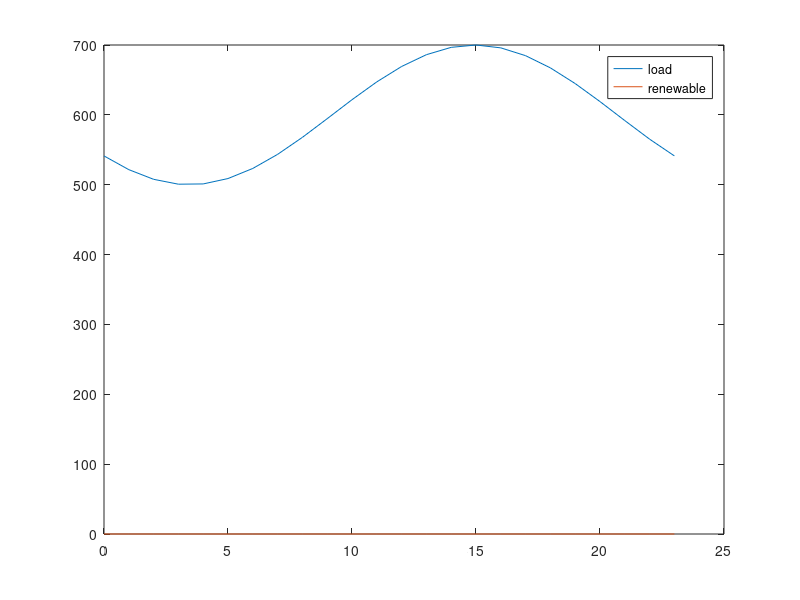

This figure's MATLAB source: (Note: this script raises an error after producing the figure.)
clear all

% Runs simulation for the lifetime of the battery

%% Tunables 

life=15120;
Endlife_cap = 0.5;
Starting_cap = 1;
Simu_interval = 720; % one month for degredation interval

ESCap = 20; % MW
ESallowed = 0.8;

k_dollar_coal = 2.37; % dollar/mmbtu, 2014: 2.37, 2017: 2.22
k_dollar_gas = 5.00; % dollar/mmbtu, 2014: 5.00, 2017: 3.67

%emissions factors
k_coal = 206*0.453592; % CO2 kg/mmbtu 
k_gas = 117*0.453592; % CO2 kg/mmbtu 
k_coal_nox = 0.227*0.453592;
k_gas_nox = 0.116*0.453592;
k_coal_so2 = 0.15713*0.453592; 
k_gas_so2 = 0.001*0.453592;

k_co2=[k_gas,k_coal,k_gas,k_gas]; 
k_nox=[k_gas_nox,k_coal_nox,k_gas_nox,k_gas_nox];
k_so2=[k_gas_so2,k_coal_so2,k_gas_so2,k_gas_so2]; 

k_dollar=[k_dollar_gas,k_dollar_coal,k_dollar_gas,k_dollar_gas]; 

Flag_wind=0; % 0 for no renewables 1 for renewables
Flag_solar=0;
t_vec = [0:23]';
load_profile = 100*sin(linspace(-0.8*pi,1.2*pi,length(t_vec)))+600;

%wind bellow
wind = Flag_wind*[141.1454209 164.3588944 117.67492 81.14462355 60.24906746 75.97386229 66.24155752 53.00033944 54.0897504 56.28039471 45.30936663 31.58459838 38.24235306 55.3985323 67.19698144 63.89313544 76.75370188 82.61862694 100.3076893 121.2392963 142.839525 148.6643123 161.1639311 145.8123442]; % wind
%solar bellow
solar = Flag_solar*[0 0 0 0 0 0 0 0 2.761714555 187.1547077 307.7808614 260.2846929 282.7520984 260.9285882 373.699438 294.5867518 181.2343721 0 0 0 0 0 0 0];

wind_profile=(wind+solar);

figure
plot(t_vec,load_profile,t_vec,wind_profile)
legend('load','renewable')
fname = 'C:/filepath';
saveas(gca, fullfile(fname,'load'),'fig');

%%
up_min_vec = [4,12,4.5,5];
down_min_vec = [4,12,4.5,5];

alpha_load = 0.03;
alpha_wind = 0.05;

mpc = loadcase('case_yl9bus');
baseMVA = mpc.baseMVA;

% Change line constraints
mpc.branch(:,6) = 1000*ones(size(mpc.branch,1),1);

% Change generator limits (ineq, linear)
mpc.gen(1:4,9:10) = [250,100;160,64;240,96;150,60];

%(rows, columns)

%% Calculating coal cost curves
coef_Hunter_3 = [0.0144,21.077,9080,117483];  % Input/output curve, y(1000 Btu/h), x(MW)
x_Hunter = (10:1:100)';
y_Hunter = polyval(coef_Hunter_3,x_Hunter);

coef_Hunter_2 = polyfit(x_Hunter,y_Hunter,2);
y_Hunter_fit = polyval(coef_Hunter_2,x_Hunter);

coef_Hunter_cost = coef_Hunter_2*k_dollar_coal*10^(-3);
cost_Hunter = polyval(coef_Hunter_cost,x_Hunter);

Hunter_max = 100;

g2_max=mpc.gen(2,9);

g2_ratio=g2_max/Hunter_max;

g2_cost=[coef_Hunter_cost(1)/g2_ratio,coef_Hunter_cost(2),coef_Hunter_cost(3)*g2_ratio];

%% Calculating gas cost curves
coef_Moss_3 = [-0.0013,2.955,6561.2,662025];  % Input/output curve, y(1000 Btu/h), x(MW)
x_Moss = (10:10:750)'; % MW
y_Moss = polyval(coef_Moss_3,x_Moss); % 1000 Btu/h

coef_Moss_2 = polyfit(x_Moss,y_Moss,2); %fits a polynomial line of 2 degrees (Ax^2+Bx+C)
y_Moss_fit = polyval(coef_Moss_2,x_Moss); %uses the two polynominal line to create a new line

coef_Moss_cost = coef_Moss_2*k_dollar_gas*10^(-3);
cost_Moss = polyval(coef_Moss_cost,x_Moss);

Moss_max = 750;

g1_max=mpc.gen(1,9);
g3_max=mpc.gen(3,9);
g4_max=mpc.gen(4,9);

g1_ratio=g1_max/Moss_max;
g3_ratio=g3_max/Moss_max;
g4_ratio=g4_max/Moss_max;

g1_cost = [coef_Moss_cost(1)/g1_ratio,coef_Moss_cost(2),coef_Moss_cost(3)*g1_ratio];
g3_cost = [coef_Moss_cost(1)/g3_ratio,coef_Moss_cost(2),coef_Moss_cost(3)*g3_ratio];
g4_cost = [coef_Moss_cost(1)/g4_ratio,coef_Moss_cost(2),coef_Moss_cost(3)*g4_ratio];

%%
mpc.gencost(1,5:7) = g1_cost; 
mpc.gencost(2,5:7) = g2_cost;
mpc.gencost(3,5:7) = g3_cost;
mpc.gencost(4,5:7) = g4_cost;

%%
% Change reserve cost
Rcost = [5;10;4;4;5;10;4;4]*baseMVA; %heavy coal case

c_on = [3.99*mpc.gen(1,9)+3.67*mpc.gen(1,9)*k_dollar_gas;5.61*mpc.gen(2,9)+7.5*mpc.gen(2,9)*k_dollar_coal;
    3.99*mpc.gen(3,9)+3.67*mpc.gen(3,9)*k_dollar_gas;3.99*mpc.gen(4,9)+3.67*mpc.gen(4,9)*k_dollar_gas]; % $ per occurance

c_off = [3.99*mpc.gen(1,9);5.61*mpc.gen(2,9);3.99*mpc.gen(3,9);3.99*mpc.gen(4,9)]; % $ per occurance
c_rES = 0.1;

mileage = 7.364;
eff=0.9;
Rinc=0.04;
EOL_eff=1-(1-eff)*(Rinc+1);
eff_loss=(eff-EOL_eff)/life*24*30; 
%% prepare

Current_cap = Starting_cap;
Current_t = 0;
tvec = [];
co2_vec = [];
so2_vec = [];
nox_vec = [];
cap_vec = [];
coal_vec=[];
gas_vec=[];
F_coal=[];
F_gas=[];
g1_nES=[];
g2_nES=[];
g3_nES=[];
g4_nES=[];
g1=[];
g2=[];
g3=[];
g4=[];
g1_vec=[];
g2_vec=[];
g3_vec=[];
g4_vec=[];
BaseLoad = 143+159+198; 

n_interval = length(t_vec);
n_generator = 4;
n_wind = 1;
n_reserve = 4;
n_ES = 1;
n_branch = 9;
n_bus = 9;

%% cost
cost_coef = mpc.gencost(1:4,5:7);
Q_gen = diag(cost_coef(:,1))*baseMVA^2; 
c_gen = cost_coef(:,2)*baseMVA;
c_gen_c = cost_coef(:,3);
c_reserve = Rcost(1:n_reserve)*2;

CrES = zeros(n_bus,1);
CrES(8,1) = 1; 

% power flow (eq, linear)
Bmatrix = zeros(n_bus,n_bus);
branch_info = mpc.branch;
for i = 1:n_branch
    ind_i = branch_info(i,1);
    ind_j = branch_info(i,2);
    bij = 1/branch_info(i,4);
    Bmatrix(ind_i,ind_j) = -bij;
    Bmatrix(ind_j,ind_i) = -bij;
end

Bmatrix = Bmatrix + diag(-sum(Bmatrix,2));

bus_info = mpc.bus;

Cg = zeros(n_bus,n_generator);
Cg(1,1) = 1;
Cg(2,2) = 1;
Cg(3,3) = 1;
Cg(6,4) = 1;

Cw = zeros(n_bus,n_wind);
Cw(8,1) = 1;

% generator limits (ineq, linear)
gen_limits = mpc.gen(1:4,9:10)/baseMVA;

% line constraints (ineq, linear)
Smax = mpc.branch(:,6)/baseMVA;

Bline = zeros(n_branch,n_branch);
for i = 1:n_branch
    ind_i = branch_info(i,1);
    ind_j = branch_info(i,2);
    bij = 1/branch_info(i,4);
    Bline(i,ind_i) = bij;
    Bline(i,ind_j) = -bij;
end

% prepare for cvx
Q_gen_cvx = [];
c_gen_cvx = [];
c_gen_c_cvx = [];
c_reserve_cvx = [];
c_on_cvx = [];
c_off_cvx = [];
c_rES_cvx = [];
Cg_cvx = [];
Cw_cvx = [];
CrES_cvx = [];
Bmatrix_cvx = [];
Sd_cvx = [];
gen_max_cvx = [];
gen_min_cvx = [];
wind_forecast_cvx = [];
Smax_cvx = [];
Bline_cvx = [];


for i = 1:n_interval 
    
    % Change loads
    loadamp = load_profile(i)/BaseLoad;
    mpc.bus(:,3:4) = loadamp*bus_info(:,3:4);
    Sd =mpc.bus(:,3)/baseMVA;
    
    % Change generator bounds
    wind_forecast = wind_profile(i);
    mpc.gen(5,9:10) = [wind_forecast,0]; % wind
    
    % Matrices
    Q_gen_cvx = blkdiag(Q_gen_cvx,Q_gen);
    c_gen_cvx = [c_gen_cvx;c_gen];
    c_gen_c_cvx = [c_gen_c_cvx;c_gen_c];
    c_reserve_cvx = [c_reserve_cvx;c_reserve];
    c_on_cvx = [c_on_cvx;c_on];
    c_off_cvx = [c_off_cvx;c_off];
    c_rES_cvx = [c_rES_cvx;c_rES];
    
    Cg_cvx = blkdiag(Cg_cvx,Cg);
    Cw_cvx = blkdiag(Cw_cvx,Cw);
    CrES_cvx = blkdiag(CrES_cvx,CrES);
    Bmatrix_cvx = blkdiag(Bmatrix_cvx,Bmatrix);
    Sd_cvx = [Sd_cvx;Sd];
    
    gen_max_cvx = [gen_max_cvx;gen_limits(:,1)];
    gen_min_cvx = [gen_min_cvx;gen_limits(:,2)];
    wind_forecast_cvx = [wind_forecast_cvx;wind_forecast];
    
    Smax_cvx = [Smax_cvx;Smax];
    Bline_cvx = blkdiag(Bline_cvx,Bline);
    
end

cvx_begin

variables p(n_generator*n_interval) pw(n_wind*n_interval) theta(n_bus*n_interval) r(n_reserve*n_interval)
variable u(n_generator*n_interval) binary
variable v(n_generator*n_interval) binary
variable w(n_generator*n_interval) binary

minimize (quad_form(p,Q_gen_cvx) + c_gen_cvx'*p + c_reserve_cvx'*r + c_on_cvx'*v + c_off_cvx'*w + c_gen_c_cvx'*u)

subject to
-Cg_cvx*p - Cw_cvx*pw + Bmatrix_cvx*theta + Sd_cvx == 0
p + r <= gen_max_cvx.*u
p - r >= gen_min_cvx.*u
0 <= pw <= wind_forecast_cvx/baseMVA

for i = 1:n_interval
    theta_i = theta((i-1)*n_bus+1:i*n_bus);
    u_i = u((i-1)*n_generator+1:i*n_generator);
    -Smax <= Bline*theta((i-1)*n_bus+1:i*n_bus) <= Smax
    
    theta((i-1)*n_bus+1) == 0
    r_i = r((i-1)*n_reserve+1:i*n_reserve);
    r_demand_i = alpha_wind*pw(i)+alpha_load*load_profile(i)/baseMVA;
    sum(r_i) >= r_demand_i
end

r >= 0

u_0_length = max(max(up_min_vec),max(down_min_vec))+1;
u_0 = ones(n_generator*u_0_length,1); % assume all generator on in the previous period
u_extend = [u_0;u];

for k = 1:n_generator
    up_min = up_min_vec(k);
    down_min = down_min_vec(k);
    for i = 2:(n_interval+u_0_length)
        u_i = u_extend((i-1)*n_generator+k);
        u_iminus = u_extend((i-2)*n_generator+k);
        if (n_interval+u_0_length-i) >= down_min
            for j = 1:down_min-1
                u_j = u_extend((i-1+j)*n_generator+k);
                u_iminus - u_i + u_j <= 1
            end
        else
            for j = 1:(n_interval+u_0_length-i)
                u_j = u_extend((i-1+j)*n_generator+k);
                u_iminus - u_i + u_j <= 1
            end
        end
        if (n_interval+u_0_length-i) >= up_min
            for j = 1:up_min-1
                u_j = u_extend((i-1+j)*n_generator+k);
                -u_iminus + u_i - u_j <= 0
            end
        else
            for j = 1:(n_interval+u_0_length-i)
                u_j = u_extend((i-1+j)*n_generator+k);
                -u_iminus + u_i - u_j <= 0
            end
        end
    end
end

for i = 1:n_interval
    u_i = u((i-1)*n_generator+1:i*n_generator);
    if i == 1
        u_iminus = u_0(end-3:end);
    else
        u_iminus = u((i-2)*n_generator+1:(i-1)*n_generator);
    end
    v_i = v((i-1)*n_generator+1:i*n_generator);
    w_i = w((i-1)*n_generator+1:i*n_generator);
    -u_iminus + u_i - v_i <= 0
    u_iminus - u_i - w_i <= 0
end

cvx_end

p_noES = p;
pw_noES = pw;
r_noES = r;
u_noES = u;
v_noES = v;
w_noES = w;

d=1;

while Current_cap > Endlife_cap
    
    Current_t;
    
    if (Current_t) == 0
        Current_cap;
    else
        Current_cap = Starting_cap-(1-func_BatteryDegrade(Current_t))
    end
    tvec = [tvec;Current_t];
    cap_vec = [cap_vec;Current_cap];
    Current_t = Current_t + Simu_interval
    
    ESavailable = ESCap*Current_cap*ESallowed/2;
    maxES = ESavailable/baseMVA;
    
    
    %%
    
    clearvars p pw theta r u v w
    
    cvx_begin
    
    variables p(n_generator*n_interval) pw(n_wind*n_interval) theta(n_bus*n_interval) r(n_reserve*n_interval) rES(n_ES*n_interval)
    variable u(n_generator*n_interval) binary
    variable v(n_generator*n_interval) binary
    variable w(n_generator*n_interval) binary
    
    minimize (quad_form(p,Q_gen_cvx) + c_gen_cvx'*p + c_reserve_cvx'*r + c_on_cvx'*v + c_off_cvx'*w + c_rES_cvx'*rES + c_gen_c_cvx'*u)
    
    beta = mileage/24*(1-eff);
    eff=eff-eff_loss;
    
    subject to
    -Cg_cvx*p - Cw_cvx*pw + Bmatrix_cvx*theta + Sd_cvx + CrES_cvx*rES*beta == 0
    p + r <= gen_max_cvx.*u
    p - r >= gen_min_cvx.*u
    0 <= pw <= wind_forecast_cvx/baseMVA
    
    for i = 1:n_interval
        theta_i = theta((i-1)*n_bus+1:i*n_bus);
        u_i = u((i-1)*n_generator+1:i*n_generator);
        -Smax <= Bline*theta((i-1)*n_bus+1:i*n_bus) <= Smax
        
        theta((i-1)*n_bus+1) == 0
        r_i = r((i-1)*n_reserve+1:i*n_reserve);
        rES_i = rES((i-1)*n_ES+1:i*n_ES);
        r_demand_i = alpha_wind*pw(i)+alpha_load*load_profile(i)/baseMVA;
        sum(r_i) + sum(rES_i) >= r_demand_i
    end
    
    r >= 0
    0 <= rES <= maxES
    
    u_0_length = max(max(up_min_vec),max(down_min_vec))+1;
    u_0 = ones(n_generator*u_0_length,1); 
    u_extend = [u_0;u];
    for k = 1:n_generator
        up_min = up_min_vec(k);
        down_min = down_min_vec(k);
        for i = 2:(n_interval+u_0_length)
            u_i = u_extend((i-1)*n_generator+k);
            u_iminus = u_extend((i-2)*n_generator+k);
            if (n_interval+u_0_length-i) >= down_min
                for j = 1:down_min-1
                    u_j = u_extend((i-1+j)*n_generator+k);
                    u_iminus - u_i + u_j <= 1
                end
            else
                for j = 1:(n_interval+u_0_length-i)
                    u_j = u_extend((i-1+j)*n_generator+k);
                    u_iminus - u_i + u_j <= 1;
                end
            end
            if (n_interval+u_0_length-i) >= up_min
                for j = 1:up_min-1
                    u_j = u_extend((i-1+j)*n_generator+k);
                    -u_iminus + u_i - u_j <= 0
                end
            else
                for j = 1:(n_interval+u_0_length-i)
                    u_j = u_extend((i-1+j)*n_generator+k);
                    -u_iminus + u_i - u_j <= 0
                end
            end
        end
    end
    
    for i = 1:n_interval
        u_i = u((i-1)*n_generator+1:i*n_generator);
        if i == 1
            u_iminus = u_0(end-3:end);
        else
            u_iminus = u((i-2)*n_generator+1:(i-1)*n_generator);
        end
        v_i = v((i-1)*n_generator+1:i*n_generator);
        w_i = w((i-1)*n_generator+1:i*n_generator);
        -u_iminus + u_i - v_i <= 0
        u_iminus - u_i - w_i <= 0
    end
    
    cvx_end
    
    
    for i = 1:n_interval
        
        p_i = p_noES((i-1)*n_generator+1:i*n_generator);
        p1_noES(i,1) = p_i(1);
        p2_noES(i,1) = p_i(2);
        p3_noES(i,1) = p_i(3);
        p4_noES(i,1) = p_i(4);
        
        u_i = u_noES((i-1)*n_generator+1:i*n_generator);
        u1_noES(i,1) = u_i(1);
        u2_noES(i,1) = u_i(2);
        u3_noES(i,1) = u_i(3);
        u4_noES(i,1) = u_i(4);
        
        r_i = r_noES((i-1)*n_generator+1:i*n_generator);
        r1_noES(i,1) = r_i(1);
        r2_noES(i,1) = r_i(2);
        r3_noES(i,1) = r_i(3);
        r4_noES(i,1) = r_i(4);
        
    end
    
    for i = 1:n_interval
        
        p_i = p((i-1)*n_generator+1:i*n_generator);
        p1(i,1) = p_i(1);
        p2(i,1) = p_i(2);
        p3(i,1) = p_i(3);
        p4(i,1) = p_i(4);
        
        u_i = u((i-1)*n_generator+1:i*n_generator);
        u1(i,1) = u_i(1);
        u2(i,1) = u_i(2);
        u3(i,1) = u_i(3);
        u4(i,1) = u_i(4);
        
        r_i = r((i-1)*n_generator+1:i*n_generator);
        r1(i,1) = r_i(1);
        r2(i,1) = r_i(2);
        r3(i,1) = r_i(3);
        r4(i,1) = r_i(4);
        
    end
    
    if (Current_t)==720
    figure 
    subplot(3,2,1)
    plot(t_vec,p1_noES*baseMVA,'-o',t_vec,p1*baseMVA,'--x','MarkerSize',3)
    hline = refline([0 100]);
    hline.Color='k';
    hline.LineStyle='--';
    hline = refline([0 250]);
    hline.Color='k';
    hline.LineStyle='--';
    legend('w/o ES','w ES','Location','northoutside','Orientation','Horizontal')
    xlim([0,23])
    
    ylabel('G1 MW (NG)')
    subplot(3,2,2)
    plot(t_vec,p2_noES*baseMVA,'-o',t_vec,p2*baseMVA,'--x','MarkerSize',3)
    hline = refline([0 64]);
    hline.Color='k';
    hline.LineStyle='--';
    hline = refline([0 160]);
    hline.Color='k';
    hline.LineStyle='--';
    xlim([0,23])

    ylabel('G2 MW (Coal)')
    subplot(3,2,3)
    plot(t_vec,p3_noES*baseMVA,'-o',t_vec,p3*baseMVA,'--x','MarkerSize',3)
    hline = refline([0 96]);
    hline.Color='k';
    hline.LineStyle='--';
    hline = refline([0 240]);
    hline.Color='k';
    hline.LineStyle='--';
    xlim([0,23])

    ylabel('G3 MW (NG)')
    subplot(3,2,4)
    plot(t_vec,p4_noES*baseMVA,'-o',t_vec,p4*baseMVA,'--x','MarkerSize',3)
    hline = refline([0 60]);
    hline.Color='k';
    hline.LineStyle='--';
    hline = refline([0 150]);
    hline.Color='k';
    hline.LineStyle='--';
    xlim([0,23])
    ylabel('G4 MW (NG)')
    
    subplot(3,2,5)
    plot(t_vec,pw_noES*baseMVA,'-o',t_vec,pw*baseMVA,'--x','MarkerSize',3)
    xlim([0,23])
    ylabel('Renewable MW')
    xlabel('Hours')
    saveas(gca, fullfile(fname,'Dispatch_Init'),'fig');

    figure %7
    subplot(3,2,1)
    plot(t_vec,r1_noES*baseMVA,'-o',t_vec,r1*baseMVA,'--x','MarkerSize',3)
    legend('w/o ES','w ES','Location','northoutside','Orientation','Horizontal')
    title('Reserve dispatch (MW)')
    xlim([0,23])
%     ylim([0,30])
    ylabel('G1 MW (NG)')
    subplot(3,2,2)
    plot(t_vec,r2_noES*baseMVA,'-o',t_vec,r2*baseMVA,'--x','MarkerSize',3)
    xlim([0,23])
%     ylim([0,30])
    ylabel('G2 MW (Coal)')
    subplot(3,2,3)
    plot(t_vec,r3_noES*baseMVA,'-o',t_vec,r3*baseMVA,'--x','MarkerSize',3)
    xlim([0,23])
%     ylim([0,30])
    ylabel('G3 MW (NG)')
    subplot(3,2,4)
    plot(t_vec,r4_noES*baseMVA,'-o',t_vec,r4*baseMVA,'--x','MarkerSize',3)
    xlim([0,23])
%     ylim([0,30])
    ylabel('G4 MW (NG)')
    subplot(3,2,5)
    plot(t_vec,zeros(length(t_vec),1),'-o',t_vec,rES*baseMVA,'--x','MarkerSize',3)
    xlim([0,23])
%     ylim([0,30])
    ylabel('Battery MW')
    xlabel('Hours')
    saveas(gca, fullfile(fname,'Reserves_Init'),'fig');
    end
    
    co2_total_noES = [];
    so2_total_noES = [];
    nox_total_noES = [];
    cost_p_noES = [];
    cost_r_noES = [];
    cost_total_noES = [];
    gen1=[];
    gen2=[];
    gen3=[];
    gen4=[];
    gen1_noES=[];
    gen2_noES=[];
    gen3_noES=[];
    gen4_noES=[];
    Fuel_coal_noES = [];
    Fuel_gas_noES = [];
    
    for i = 1:length(t_vec)
        
        p_1 = p1_noES(i)*baseMVA;
        p_2 = p2_noES(i)*baseMVA;
        p_3 = p3_noES(i)*baseMVA;
        p_4 = p4_noES(i)*baseMVA;
        
        gen1_nES(i)=p_1;
        gen2_nES(i)=p_2;
        gen3_nES(i)=p_3;
        gen4_nES(i)=p_4;
                
        cost_1 = polyval(mpc.gencost(1,5:7),p_1);
        cost_2 = polyval(mpc.gencost(2,5:7),p_2);
        cost_3 = polyval(mpc.gencost(3,5:7),p_3);
        cost_4 = polyval(mpc.gencost(4,5:7),p_4);
        
        cost_p_noES(i,1) = cost_1 + cost_2 + cost_3 + cost_4;
        
        r_i = r_noES((i-1)*n_reserve+1:i*n_reserve);
        cost_r_noES(i,1) = c_reserve'*r_i;
        
        cost_total_noES(i,1) = cost_p_noES(i,1) + cost_r_noES(i,1);
        
        Fuel1 = cost_1/k_dollar(1,1); %MMBtu
        Fuel2 = cost_2/k_dollar(1,2);
        Fuel3 = cost_3/k_dollar(1,3);
        Fuel4 = cost_4/k_dollar(1,4);
        
        co2_1 = cost_1/k_dollar(1,1)*k_co2(1,1);
        co2_2 = cost_2/k_dollar(1,2)*k_co2(1,2);
        co2_3 = cost_3/k_dollar(1,3)*k_co2(1,3);
        co2_4 = cost_4/k_dollar(1,4)*k_co2(1,4);
        
        so2_1 = cost_1/k_dollar(1,1)*k_so2(1,1);
        so2_2 = cost_2/k_dollar(1,2)*k_so2(1,2);
        so2_3 = cost_3/k_dollar(1,3)*k_so2(1,3);
        so2_4 = cost_4/k_dollar(1,4)*k_so2(1,4);
        
        nox_1 = cost_1/k_dollar(1,1)*k_nox(1,1);
        nox_2 = cost_2/k_dollar(1,2)*k_nox(1,2);
        nox_3 = cost_3/k_dollar(1,3)*k_nox(1,3);
        nox_4 = cost_4/k_dollar(1,4)*k_nox(1,4);
        
        if (p_1<1)
            Fuel1=0;
            co2_1=0;
            so2_1=0;
            nox_1=0;
        end
        if (p_2<1)
            Fuel2=0;
            co2_2=0;
            so2_2=0;
            nox_2=0;
        end
        if (p_3<1)
            Fuel3=0;
            co2_3=0;
            so2_3=0;
            nox_3=0;
        end
        if (p_4<1)
            Fuel4=0;
            co2_4=0;
            so2_4=0;
            nox_4=0;
        end
        
        co2_p = co2_1+co2_2+co2_3+co2_4;
        so2_p = so2_1+so2_2+so2_3+so2_4;
        nox_p = nox_1+nox_2+nox_3+nox_4;
        
        coal_p = Fuel2; % heavy coal
        gas_p = Fuel3 + Fuel4+Fuel1; % heavy coal
        
        co2_total_noES(i,1) = co2_p; %represents a day's worth of emissions
        so2_total_noES(i,1) = so2_p; %represents a day's worth of emissions
        nox_total_noES(i,1) = nox_p; %represents a day's worth of emissions
        Fuel_coal_noES(i,1) = coal_p;
        Fuel_gas_noES(i,1) = gas_p;
        Fuel_G1_noES(i,1) = Fuel1;
        Fuel_G2_noES(i,1) = Fuel2;
        Fuel_G3_noES(i,1) = Fuel3;
        Fuel_G4_noES(i,1) = Fuel4;
    end
    
    g1_nES(d)=sum(gen1_nES);
    g2_nES(d)=sum(gen2_nES);
    g3_nES(d)=sum(gen3_nES);
    g4_nES(d)=sum(gen4_nES);
    f1_nES(d)=sum(Fuel_G1_noES);
    f2_nES(d)=sum(Fuel_G2_noES);
    f3_nES(d)=sum(Fuel_G3_noES);
    f4_nES(d)=sum(Fuel_G4_noES);

    
    co2_total = [];
    so2_total = [];
    nox_total = [];
    cost_p = [];
    cost_r = [];
    cost_total = [];
    Fuel_coal = [];
    Fuel_gas = [];

    
    for i = 1:length(t_vec)
        
        p_1 = p1(i)*baseMVA;
        p_2 = p2(i)*baseMVA;
        p_3 = p3(i)*baseMVA;
        p_4 = p4(i)*baseMVA;
        
        gen1(i)=p_1;
        gen2(i)=p_2;
        gen3(i)=p_3;
        gen4(i)=p_4;
        
        cost_1 = polyval(mpc.gencost(1,5:7),p_1);
        cost_2 = polyval(mpc.gencost(2,5:7),p_2);
        cost_3 = polyval(mpc.gencost(3,5:7),p_3);
        cost_4 = polyval(mpc.gencost(4,5:7),p_4);
        
        cost_p(i,1) = cost_1 + cost_2 + cost_3 + cost_4;
        
        r_i = r((i-1)*n_reserve+1:i*n_reserve);
        cost_r(i,1) = c_reserve'*r_i;
        
        cost_total(i,1) = cost_p(i,1) + cost_r(i,1);
        
        co2_1 = cost_1/k_dollar(1,1)*k_co2(1,1);
        co2_2 = cost_2/k_dollar(1,2)*k_co2(1,2);
        co2_3 = cost_3/k_dollar(1,3)*k_co2(1,3);
        co2_4 = cost_4/k_dollar(1,4)*k_co2(1,4);
        
        so2_1 = cost_1/k_dollar(1,1)*k_so2(1,1);
        so2_2 = cost_2/k_dollar(1,2)*k_so2(1,2);
        so2_3 = cost_3/k_dollar(1,3)*k_so2(1,3);
        so2_4 = cost_4/k_dollar(1,4)*k_so2(1,4);
        
        nox_1 = cost_1/k_dollar(1,1)*k_nox(1,1);
        nox_2 = cost_2/k_dollar(1,2)*k_nox(1,2);
        nox_3 = cost_3/k_dollar(1,3)*k_nox(1,3);
        nox_4 = cost_4/k_dollar(1,4)*k_nox(1,4);
        
        Fuel1 = cost_1/k_dollar(1,1); %MMBtu
        Fuel2 = cost_2/k_dollar(1,2);
        Fuel3 = cost_3/k_dollar(1,3);
        Fuel4 = cost_4/k_dollar(1,4);
        
        if (p_1<1)
            Fuel1=0;
            co2_1=0;
            so2_1=0;
            nox_1=0;
        end
        if (p_2<1)
            Fuel2=0;
            co2_2=0;
            so2_2=0;
            nox_2=0;
        end
        if (p_3<1)
            Fuel3=0;
            co2_3=0;
            so2_3=0;
            nox_3=0;
        end
        if (p_4<1)
            Fuel4=0;
            co2_4=0;
            so2_4=0;
            nox_4=0;
        end
        
        co2_p = co2_1+co2_2+co2_3+co2_4;
        so2_p = so2_1+so2_2+so2_3+so2_4;
        nox_p = nox_1+nox_2+nox_3+nox_4;
        
        coal_p = Fuel2; % heavy coal
        gas_p = Fuel3 + Fuel4 + Fuel1; 

        co2_total(i,1) = co2_p;
        so2_total(i,1) = so2_p;
        nox_total(i,1) = nox_p;
        Fuel_coal(i,1) = coal_p;
        Fuel_gas(i,1) = gas_p;
        Fuel_G1(i,1) = Fuel1;
        Fuel_G2(i,1) = Fuel2;
        Fuel_G3(i,1) = Fuel3;
        Fuel_G4(i,1) = Fuel4;
        
        
    end

    g1(d)=sum(gen1);
    g2(d)=sum(gen2);
    g3(d)=sum(gen3);
    g4(d)=sum(gen4);
    f1(d)=sum(Fuel_G1);
    f2(d)=sum(Fuel_G2);
    f3(d)=sum(Fuel_G3);
    f4(d)=sum(Fuel_G4);
    d=d+1;
   
    F_coal_delta = sum(Fuel_coal) - sum(Fuel_coal_noES); %total for one day in each month
    F_gas_delta = sum(Fuel_gas) - sum(Fuel_gas_noES); %total for one day in each month
    co2_delta = sum(co2_total) - sum(co2_total_noES);
    so2_delta = sum(so2_total) - sum(so2_total_noES);
    nox_delta = sum(nox_total) - sum(nox_total_noES);
    g1_delta=sum(g1)-sum(g1_nES);
    g2_delta=sum(g2)-sum(g2_nES);
    g3_delta=sum(g3)-sum(g3_nES);
    g4_delta = sum(g4)-sum(g4_nES);
    
    coal_vec = [coal_vec;F_coal_delta];
    gas_vec = [gas_vec;F_gas_delta];
    co2_vec = [co2_vec;co2_delta];
    so2_vec = [so2_vec;so2_delta];
    nox_vec = [nox_vec;nox_delta];% possitive if ES increased emissions
    g1_vec = [g1_vec;g1_delta];
    g2_vec = [g2_vec;g2_delta];
    g3_vec = [g3_vec;g3_delta];
    g4_vec = [g4_vec;g4_delta];

    curt_ES = sum(pw*baseMVA)/sum(wind_profile)
    curt_noES = sum(pw_noES*baseMVA)/sum(wind_profile)

if (Current_t)==720
    figure 
    subplot(2,2,1)
    plot(t_vec,Fuel_G1_noES,'-o',t_vec,Fuel_G1,'--x','MarkerSize',3)
    legend('w/o ES','w ES','Location','northoutside','Orientation','Horizontal')
    title('Fuel (MMBtu)')
    xlim([0,23])
    ylabel('G1 MMBtu (NG)')
    
    subplot(2,2,2)
    plot(t_vec,Fuel_G2_noES,'-o',t_vec,Fuel_G2,'--x','MarkerSize',3)
    xlim([0,23])
    ylabel('G2 MMBtu (Coal)')
    
    subplot(2,2,3)
    plot(t_vec,Fuel_G3_noES,'-o',t_vec,Fuel_G3,'--x','MarkerSize',3)
    xlim([0,23])
    ylabel('G3 MMBtu (NG)')
    
    subplot(2,2,4)
    plot(t_vec,Fuel_G4_noES,'-o',t_vec,Fuel_G4,'--x','MarkerSize',3)
    xlim([0,23])
    ylabel('G4 MMBtu (NG)')
    saveas(gca, fullfile(fname,'Fuel_Init'),'fig');
    end
end
%%

    figure 
    subplot(3,2,1)
    plot(t_vec,p1_noES*baseMVA,'-o',t_vec,p1*baseMVA,'--x','MarkerSize',3)
    legend('w/o ES','w ES','Location','northoutside','Orientation','Horizontal')
    title('Generator dispatch (MW)')
    hline = refline([0 100]);
    hline.Color='k';
    hline.LineStyle='--';
    hline = refline([0 250]);
    hline.Color='k';
    hline.LineStyle='--';
    xlim([0,23])
    ylabel('G1 MW (NG)')
    
    subplot(3,2,2)
    plot(t_vec,p2_noES*baseMVA,'-o',t_vec,p2*baseMVA,'--x','MarkerSize',3)
    hline = refline([0 64]);
    hline.Color='k';
    hline.LineStyle='--';
    hline = refline([0 160]);
    hline.Color='k';
    hline.LineStyle='--';
    xlim([0,23])
    ylabel('G2 MW (Coal)')
    
    subplot(3,2,3)
    plot(t_vec,p3_noES*baseMVA,'-o',t_vec,p3*baseMVA,'--x','MarkerSize',3)
    hline = refline([0 96]);
    hline.Color='k';
    hline.LineStyle='--';
    hline = refline([0 240]);
    hline.Color='k';
    hline.LineStyle='--';
    xlim([0,23])
    ylabel('G3 MW (NG)')
    xlabel('Hours')
    
    subplot(3,2,4)
    plot(t_vec,p4_noES*baseMVA,'-o',t_vec,p4*baseMVA,'--x','MarkerSize',3)
    hline = refline([0 60]);
    hline.Color='k';
    hline.LineStyle='--';
    hline = refline([0 150]);
    hline.Color='k';
    hline.LineStyle='--';
    xlim([0,23])
    ylabel('G4 MW (NG)')
    xlabel('Hours')
    
    subplot(3,2,5)
    plot(t_vec,pw_noES*baseMVA,'-o',t_vec,pw*baseMVA,'--x','MarkerSize',3)
    xlim([0,23])
    ylabel('Renewable MW')
    xlabel('Hours')
    saveas(gca, fullfile(fname,'Dispatch_Final'),'fig');
    
    
    figure %7
    subplot(3,2,1)
    plot(t_vec,r1_noES*baseMVA,'-o',t_vec,r1*baseMVA,'--x','MarkerSize',3)
    legend('w/o ES','w ES','Location','northoutside','Orientation','Horizontal')
    title('Reserve dispatch (MW)')
    xlim([0,23])
    ylabel('G1 MW (NG)')
    
    subplot(3,2,2)
    plot(t_vec,r2_noES*baseMVA,'-o',t_vec,r2*baseMVA,'--x','MarkerSize',3)
    xlim([0,23])
    ylabel('G2 MW (Coal)')
    
    subplot(3,2,3)
    plot(t_vec,r3_noES*baseMVA,'-o',t_vec,r3*baseMVA,'--x','MarkerSize',3)
    xlim([0,23])
    ylabel('G3 MW (NG)')
    
    subplot(3,2,4)
    plot(t_vec,r4_noES*baseMVA,'-o',t_vec,r4*baseMVA,'--x','MarkerSize',3)
    xlim([0,23])
    ylabel('G4 MW (NG)')
    
    subplot(3,2,5)
    plot(t_vec,zeros(length(t_vec),1),'-o',t_vec,rES*baseMVA,'--x','MarkerSize',3)
    xlim([0,23])
    ylabel('Battery MW')
    xlabel('Hours')
    saveas(gca, fullfile(fname,'Reserves_Final'),'fig');
    
total_co2 = sum(30*co2_vec)%Simu_interval is 30*24
total_so2 = sum(30*so2_vec)
total_nox = sum(30*nox_vec)
total_coal = sum(30*coal_vec)
total_gas = sum(30*gas_vec)
total_coal_MW=30*(sum(g2_vec))
total_gas_MW=30*(sum(g3_vec)+sum(g4_vec)+sum(g1_vec))

label={'Cap_NG_NA'};
impacts(1,:)=[total_co2,total_so2,total_nox,total_gas,total_coal,total_gas_MW,total_coal_MW];
xlswrite('impacts.xlsx',label,1,'A35')
xlswrite('impacts.xlsx',impacts,1,'B35')

%%
figure
plot(tvec,co2_vec,'-o') % tvec is in hours not days
xlabel('Hours')
ylabel('CO_2 (kg)')
saveas(gca, fullfile(fname,'CO2'),'fig');

figure
plot(tvec,coal_vec,'-o',tvec,gas_vec,'-o') % tvec is in hours not days
xlabel('Hours')
ylabel('Fuel (mmBtu)')
legend('Coal','Gas')
saveas(gca, fullfile(fname,'Fuel'),'fig');

figure
plot(tvec/24/30,g1,'-o',tvec/24/30,g2,'-o',tvec/24/30,g3,'-o',tvec/24/30,g4,'-o')
legend('g1','g2','g3','g4')
xlabel('Months')
ylabel('Generation (MWh)')
saveas(gca, fullfile(fname,'Gen_ES'),'fig');

figure
plot(tvec/24/30,g1_nES,'-o',tvec/24/30,g2_nES,'-o',tvec/24/30,g3_nES,'-o',tvec/24/30,g4_nES,'-o')
legend('g1_nES','g2_nES','g3_nES','g4_nES')
xlabel('Months')
ylabel('Generation (MWh)')
saveas(gca, fullfile(fname,'Gen_noES'),'fig');
